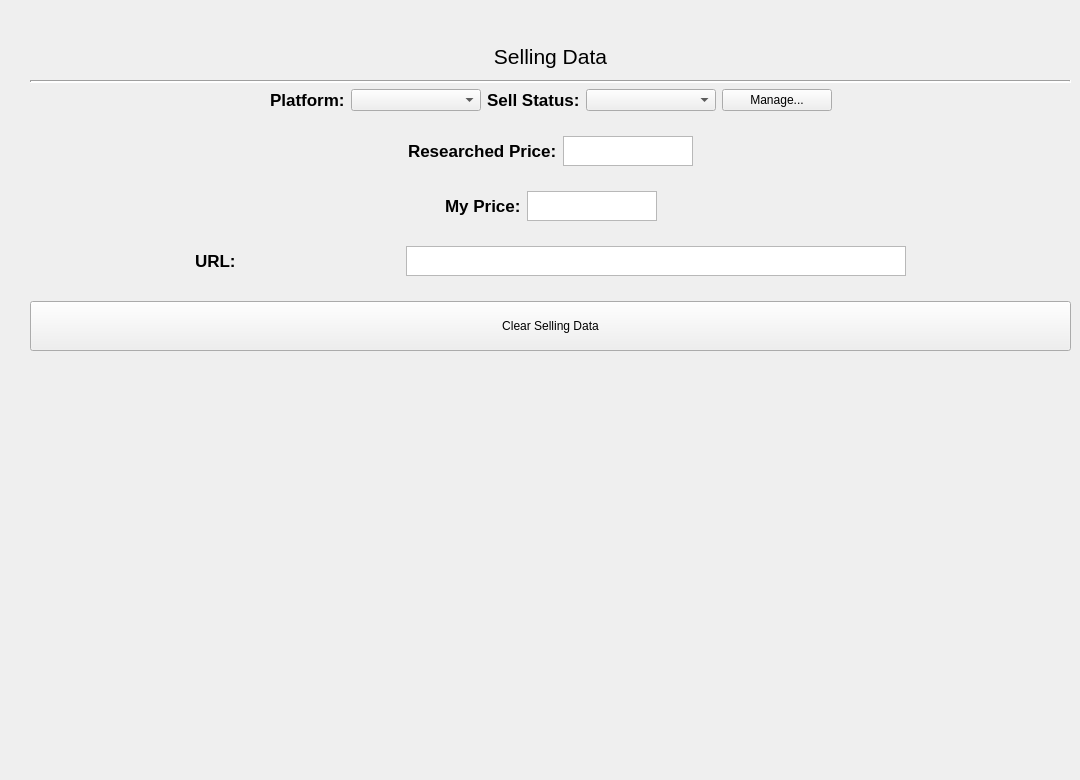
             <widget class="QWidget" name="pricing_info_tab">
              <attribute name="title">
               <string>Pricing Info</string>
              </attribute>
              <widget class="QWidget" name="verticalLayoutWidget_11">
               <property name="geometry">
                <rect>
                 <x>30</x>
                 <y>20</y>
                 <width>1041</width>
                 <height>751</height>
                </rect>
               </property>
               <layout class="QVBoxLayout" name="verticalLayout_5">
                <item>
                 <layout class="QVBoxLayout" name="sell_title_vert_layout">
                  <property name="sizeConstraint">
                   <enum>QLayout::SetMinimumSize</enum>
                  </property>
                  <property name="bottomMargin">
                   <number>0</number>
                  </property>
                  <item>
                   <widget class="QLabel" name="sell_data_label">
                    <property name="minimumSize">
                     <size>
                      <width>0</width>
                      <height>20</height>
                     </size>
                    </property>
                    <property name="maximumSize">
                     <size>
                      <width>16777215</width>
                      <height>35</height>
                     </size>
                    </property>
                    <property name="font">
                     <font>
                      <pointsize>16</pointsize>
                     </font>
                    </property>
                    <property name="text">
                     <string>Selling Data</string>
                    </property>
                    <property name="alignment">
                     <set>Qt::AlignCenter</set>
                    </property>
                   </widget>
                  </item>
                  <item>
                   <widget class="Line" name="selling_line">
                    <property name="lineWidth">
                     <number>2</number>
                    </property>
                    <property name="orientation">
                     <enum>Qt::Horizontal</enum>
                    </property>
                   </widget>
                  </item>
                  <item>
                   <layout class="QHBoxLayout" name="horizontalLayout_8">
                    <item>
                     <spacer name="horizontalSpacer_21">
                      <property name="orientation">
                       <enum>Qt::Horizontal</enum>
                      </property>
                      <property name="sizeHint" stdset="0">
                       <size>
                        <width>40</width>
                        <height>20</height>
                       </size>
                      </property>
                     </spacer>
                    </item>
                    <item>
                     <layout class="QHBoxLayout" name="platform_hor_layout">
                      <item>
                       <widget class="QLabel" name="plat_label">
                        <property name="maximumSize">
                         <size>
                          <width>100</width>
                          <height>30</height>
                         </size>
                        </property>
                        <property name="font">
                         <font>
                          <pointsize>13</pointsize>
                          <weight>75</weight>
                          <bold>true</bold>
                         </font>
                        </property>
                        <property name="text">
                         <string>Platform:</string>
                        </property>
                       </widget>
                      </item>
                      <item>
                       <widget class="QComboBox" name="platform_combo_box">
                        <property name="minimumSize">
                         <size>
                          <width>130</width>
                          <height>0</height>
                         </size>
                        </property>
                        <property name="maximumSize">
                         <size>
                          <width>130</width>
                          <height>16777215</height>
                         </size>
                        </property>
                       </widget>
                      </item>
                     </layout>
                    </item>
                    <item>
                     <layout class="QHBoxLayout" name="sell_stat_hor_layout">
                      <item>
                       <widget class="QLabel" name="sell_label">
                        <property name="maximumSize">
                         <size>
                          <width>100</width>
                          <height>30</height>
                         </size>
                        </property>
                        <property name="font">
                         <font>
                          <pointsize>13</pointsize>
                          <weight>75</weight>
                          <bold>true</bold>
                         </font>
                        </property>
                        <property name="text">
                         <string>Sell Status:</string>
                        </property>
                       </widget>
                      </item>
                      <item>
                       <widget class="QComboBox" name="sell_status_combo_box">
                        <property name="minimumSize">
                         <size>
                          <width>130</width>
                          <height>0</height>
                         </size>
                        </property>
                        <property name="maximumSize">
                         <size>
                          <width>130</width>
                          <height>16777215</height>
                         </size>
                        </property>
                       </widget>
                      </item>
                     </layout>
                    </item>
                    <item>
                     <widget class="QPushButton" name="pricing_manage_button">
                      <property name="minimumSize">
                       <size>
                        <width>110</width>
                        <height>0</height>
                       </size>
                      </property>
                      <property name="maximumSize">
                       <size>
                        <width>110</width>
                        <height>16777215</height>
                       </size>
                      </property>
                      <property name="text">
                       <string>Manage...</string>
                      </property>
                     </widget>
                    </item>
                    <item>
                     <spacer name="horizontalSpacer_22">
                      <property name="orientation">
                       <enum>Qt::Horizontal</enum>
                      </property>
                      <property name="sizeHint" stdset="0">
                       <size>
                        <width>40</width>
                        <height>20</height>
                       </size>
                      </property>
                     </spacer>
                    </item>
                   </layout>
                  </item>
                 </layout>
                </item>
                <item>
                 <layout class="QHBoxLayout" name="research_hor_layout">
                  <item>
                   <spacer name="horizontalSpacer_5">
                    <property name="orientation">
                     <enum>Qt::Horizontal</enum>
                    </property>
                    <property name="sizeHint" stdset="0">
                     <size>
                      <width>40</width>
                      <height>20</height>
                     </size>
                    </property>
                   </spacer>
                  </item>
                  <item>
                   <widget class="QLabel" name="research_price_label">
                    <property name="maximumSize">
                     <size>
                      <width>170</width>
                      <height>30</height>
                     </size>
                    </property>
                    <property name="font">
                     <font>
                      <pointsize>13</pointsize>
                      <weight>75</weight>
                      <bold>true</bold>
                     </font>
                    </property>
                    <property name="text">
                     <string>Researched Price:</string>
                    </property>
                   </widget>
                  </item>
                  <item>
                   <widget class="QPlainTextEdit" name="research_pt_edit">
                    <property name="maximumSize">
                     <size>
                      <width>130</width>
                      <height>30</height>
                     </size>
                    </property>
                    <property name="font">
                     <font>
                      <pointsize>14</pointsize>
                     </font>
                    </property>
                    <property name="verticalScrollBarPolicy">
                     <enum>Qt::ScrollBarAlwaysOff</enum>
                    </property>
                    <property name="horizontalScrollBarPolicy">
                     <enum>Qt::ScrollBarAlwaysOff</enum>
                    </property>
                    <property name="plainText">
                     <string/>
                    </property>
                    <property name="backgroundVisible">
                     <bool>false</bool>
                    </property>
                   </widget>
                  </item>
                  <item>
                   <spacer name="horizontalSpacer_6">
                    <property name="orientation">
                     <enum>Qt::Horizontal</enum>
                    </property>
                    <property name="sizeHint" stdset="0">
                     <size>
                      <width>40</width>
                      <height>20</height>
                     </size>
                    </property>
                   </spacer>
                  </item>
                 </layout>
                </item>
                <item>
                 <layout class="QHBoxLayout" name="my_price_hor_layout">
                  <item>
                   <spacer name="horizontalSpacer_7">
                    <property name="orientation">
                     <enum>Qt::Horizontal</enum>
                    </property>
                    <property name="sizeHint" stdset="0">
                     <size>
                      <width>40</width>
                      <height>20</height>
                     </size>
                    </property>
                   </spacer>
                  </item>
                  <item>
                   <widget class="QLabel" name="my_price_label">
                    <property name="maximumSize">
                     <size>
                      <width>170</width>
                      <height>30</height>
                     </size>
                    </property>
                    <property name="font">
                     <font>
                      <pointsize>13</pointsize>
                      <weight>75</weight>
                      <bold>true</bold>
                     </font>
                    </property>
                    <property name="text">
                     <string>My Price:</string>
                    </property>
                   </widget>
                  </item>
                  <item>
                   <widget class="QPlainTextEdit" name="my_price_pt_edit">
                    <property name="maximumSize">
                     <size>
                      <width>130</width>
                      <height>30</height>
                     </size>
                    </property>
                    <property name="font">
                     <font>
                      <pointsize>14</pointsize>
                     </font>
                    </property>
                    <property name="verticalScrollBarPolicy">
                     <enum>Qt::ScrollBarAlwaysOff</enum>
                    </property>
                    <property name="horizontalScrollBarPolicy">
                     <enum>Qt::ScrollBarAlwaysOff</enum>
                    </property>
                    <property name="plainText">
                     <string/>
                    </property>
                    <property name="backgroundVisible">
                     <bool>false</bool>
                    </property>
                   </widget>
                  </item>
                  <item>
                   <spacer name="horizontalSpacer_8">
                    <property name="orientation">
                     <enum>Qt::Horizontal</enum>
                    </property>
                    <property name="sizeHint" stdset="0">
                     <size>
                      <width>40</width>
                      <height>20</height>
                     </size>
                    </property>
                   </spacer>
                  </item>
                 </layout>
                </item>
                <item>
                 <layout class="QHBoxLayout" name="url_hor_layout">
                  <item>
                   <widget class="QLabel" name="url_label">
                    <property name="maximumSize">
                     <size>
                      <width>40</width>
                      <height>30</height>
                     </size>
                    </property>
                    <property name="font">
                     <font>
                      <pointsize>13</pointsize>
                      <weight>75</weight>
                      <bold>true</bold>
                     </font>
                    </property>
                    <property name="text">
                     <string>URL:</string>
                    </property>
                   </widget>
                  </item>
                  <item>
                   <widget class="QPlainTextEdit" name="url_pt_edit">
                    <property name="maximumSize">
                     <size>
                      <width>500</width>
                      <height>30</height>
                     </size>
                    </property>
                    <property name="font">
                     <font>
                      <pointsize>14</pointsize>
                     </font>
                    </property>
                    <property name="verticalScrollBarPolicy">
                     <enum>Qt::ScrollBarAlwaysOff</enum>
                    </property>
                    <property name="horizontalScrollBarPolicy">
                     <enum>Qt::ScrollBarAlwaysOff</enum>
                    </property>
                    <property name="plainText">
                     <string/>
                    </property>
                    <property name="backgroundVisible">
                     <bool>false</bool>
                    </property>
                   </widget>
                  </item>
                 </layout>
                </item>
                <item>
                 <layout class="QHBoxLayout" name="price_button_hor_layout">
                  <item>
                   <widget class="QPushButton" name="price_clear_button">
                    <property name="minimumSize">
                     <size>
                      <width>0</width>
                      <height>50</height>
                     </size>
                    </property>
                    <property name="text">
                     <string>Clear Selling Data</string>
                    </property>
                   </widget>
                  </item>
                 </layout>
                </item>
                <item>
                 <spacer name="verticalSpacer_7">
                  <property name="orientation">
                   <enum>Qt::Vertical</enum>
                  </property>
                  <property name="sizeType">
                   <enum>QSizePolicy::Fixed</enum>
                  </property>
                  <property name="sizeHint" stdset="0">
                   <size>
                    <width>20</width>
                    <height>400</height>
                   </size>
                  </property>
                 </spacer>
                </item>
               </layout>
              </widget>
             </widget>
